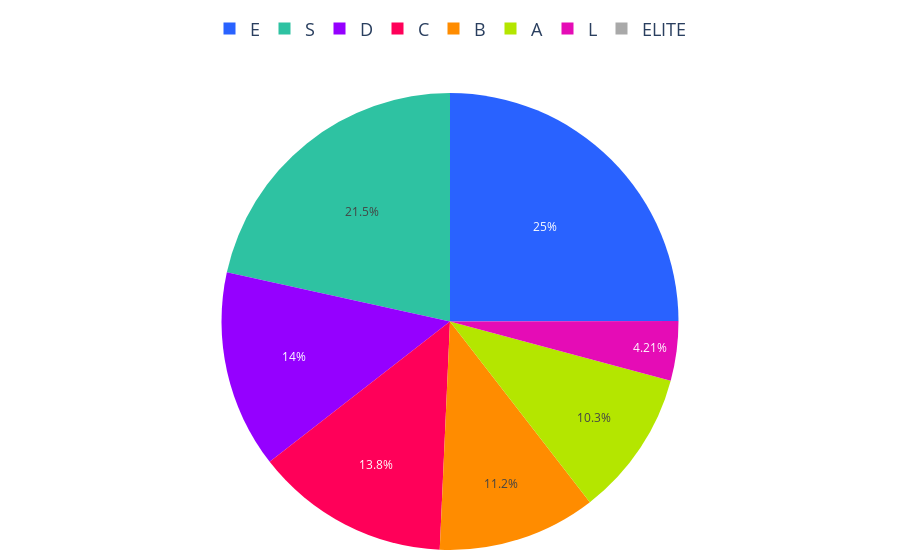

Source (notebook cell):
### Code cell
orden_segmentos=["E", "D", "C", "B","A", "S", "L",'ELITE' ]

# Asegurar que la columna de segmentos tenga el orden deseado
resultados['segmento'] = pd.Categorical(resultados['segmento'], categories=orden_segmentos, ordered=True)

# Reordenar el DataFrame según el orden de los segmentos
resultados = resultados.sort_values('segmento', ascending=False)
segmentos = resultados['segmento']
porcentajes_totales = resultados['porcentaje_del_total']

# Definir los colores por clase
colores = ['#2962ff', '#9500ff', '#ff0059', '#ff8c00', '#b4e600', '#2EC2A2','#E50CB6','#4225CF','#2CBA4D']

# Crear un diccionario de colores con todos los segmentos, asignando gris a los que no tienen porcentaje
colores_segmentos = {segmento: colores[i] if segmento in segmentos.values else '#A9A9A9' 
                     for i, segmento in enumerate(orden_segmentos)}

# Crear lista de colores y valores en el orden especificado
colores_ordenados = [colores_segmentos.get(segmento, '#A9A9A9') for segmento in orden_segmentos]
valores_ordenados = [porcentajes_totales[segmentos == segmento].sum() if segmento in segmentos.values else 0 for segmento in orden_segmentos]

# Crear gráfico de pastel
fig = go.Figure(data=[go.Pie(
    labels=orden_segmentos, 
    values=valores_ordenados, 
    marker=dict(colors=colores_ordenados)
)])

# Configuración de texto dentro del gráfico
fig.update_traces(
    textinfo='percent',  # Mostrar porcentaje y etiquetas
    textposition='inside'     # Ubicar texto dentro de las secciones
)

# Configuración de la leyenda
fig.update_layout(
    margin=dict(l=10, r=10, t=10, b=10),  # Ajusta los márgenes
    legend=dict(                  # Personaliza la leyenda
        x=0.5,  # Posición horizontal centrada
        y=1.1,  # Posición vertical ajustada al top
        font=dict(size=18),  # Tamaño de la fuente
        xanchor='center',  # Ancla en el centro horizontal
        yanchor='bottom',  # Ancla en la parte inferior de la leyenda
        orientation='h'  # Cambiar orientación de la leyenda a horizontal
    ), autosize=True,
     xaxis=dict(tickangle=45),  # Ajusta el ángulo de los ticks en el eje X
    yaxis=dict(tickangle=45),   # Ajusta el ángulo de los ticks en el eje Y
    showlegend=True              # Mostrar la leyenda
)

# Exportar gráfica como archivo HTML
def guardar_grafico_como_html(fig, nombre_archivo, carpeta='assets/graficas'):
    if not os.path.exists(carpeta):
        os.makedirs(carpeta)
    
    # Configuración para desactivar herramientas no deseadas
    config = {
        'displaylogo': False,  # Ocultar el logo de Plotly
        'modeBarButtonsToRemove': [
            'toImage',       # Botón para guardar como imagen
            'select2d',      # Box select
            'lasso2d',       # Lasso select
            'resetScale2d',  # Reset Axes
        ]
    }
    # Exportar el gráfico con configuración
    pio.write_html(fig, f'{carpeta}/{nombre_archivo}.html', config=config)

# Exportar el gráfico
guardar_grafico_como_html(fig, 'g_pie_dist_propiedades_segmento_2024', carpeta='assets/graficas')

# Mostrar el gráfico
fig.show()

### Figure 1 — Plotly figure (JSON) as saved in the notebook; plotly's stock layout.template omitted (floating-point values rounded to 4 significant figures)
{"data": [{"labels": ["E", "D", "C", "B", "A", "S", "L", "ELITE"], "marker": {"colors": ["#2962ff", "#9500ff", "#ff0059", "#ff8c00", "#b4e600", "#2EC2A2", "#E50CB6", "#A9A9A9"]}, "textinfo": "percent", "textposition": "inside", "type": "pie", "values": [24.96, 13.98, 13.76, 11.2, 10.35, 21.55, 4.21, 0]}], "layout": {"autosize": true, "legend": {"font": {"size": 18}, "orientation": "h", "x": 0.5, "xanchor": "center", "y": 1.1, "yanchor": "bottom"}, "margin": {"b": 10, "l": 10, "r": 10, "t": 10}, "showlegend": true, "xaxis": {"tickangle": 45}, "yaxis": {"tickangle": 45}}}
